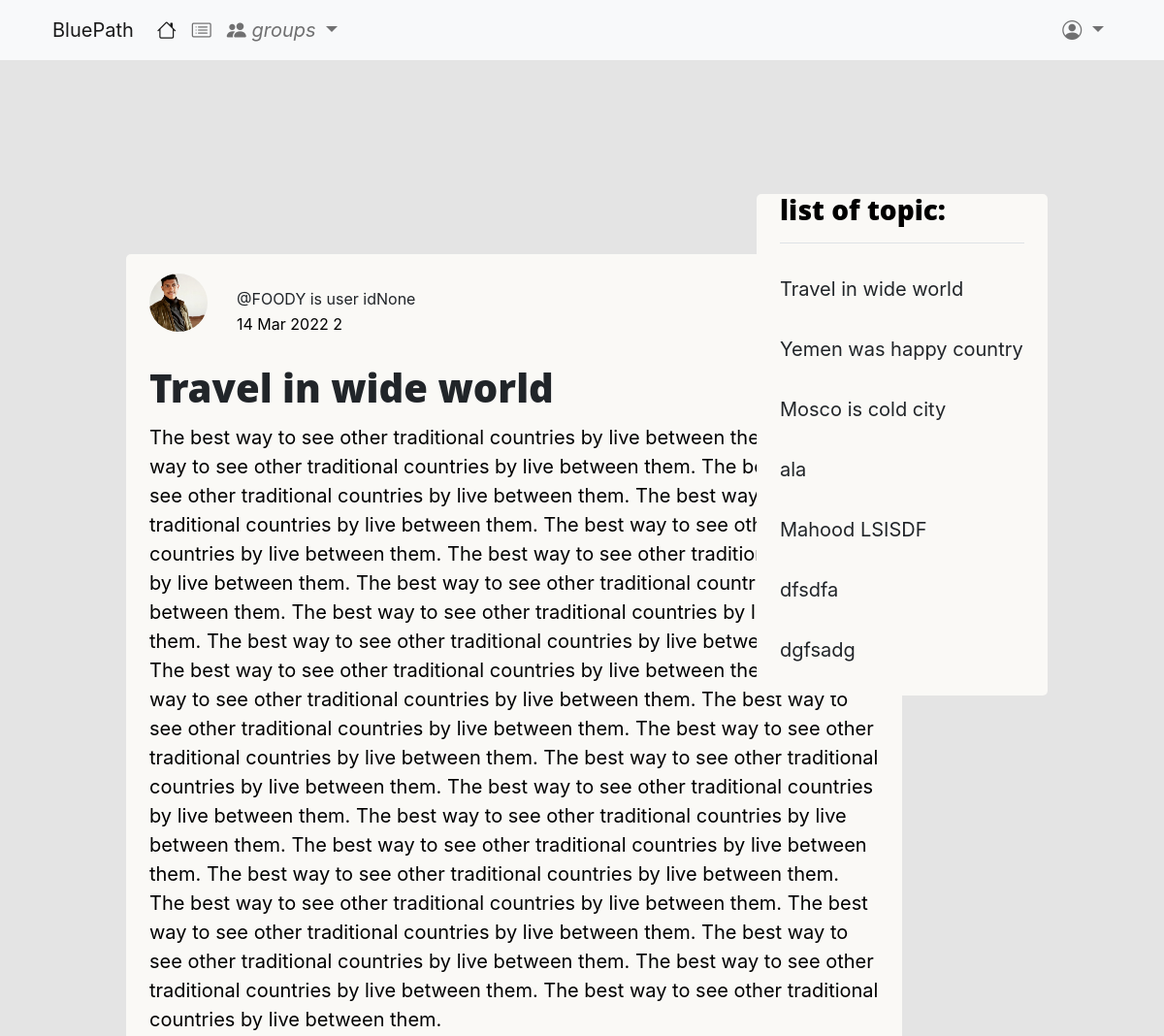
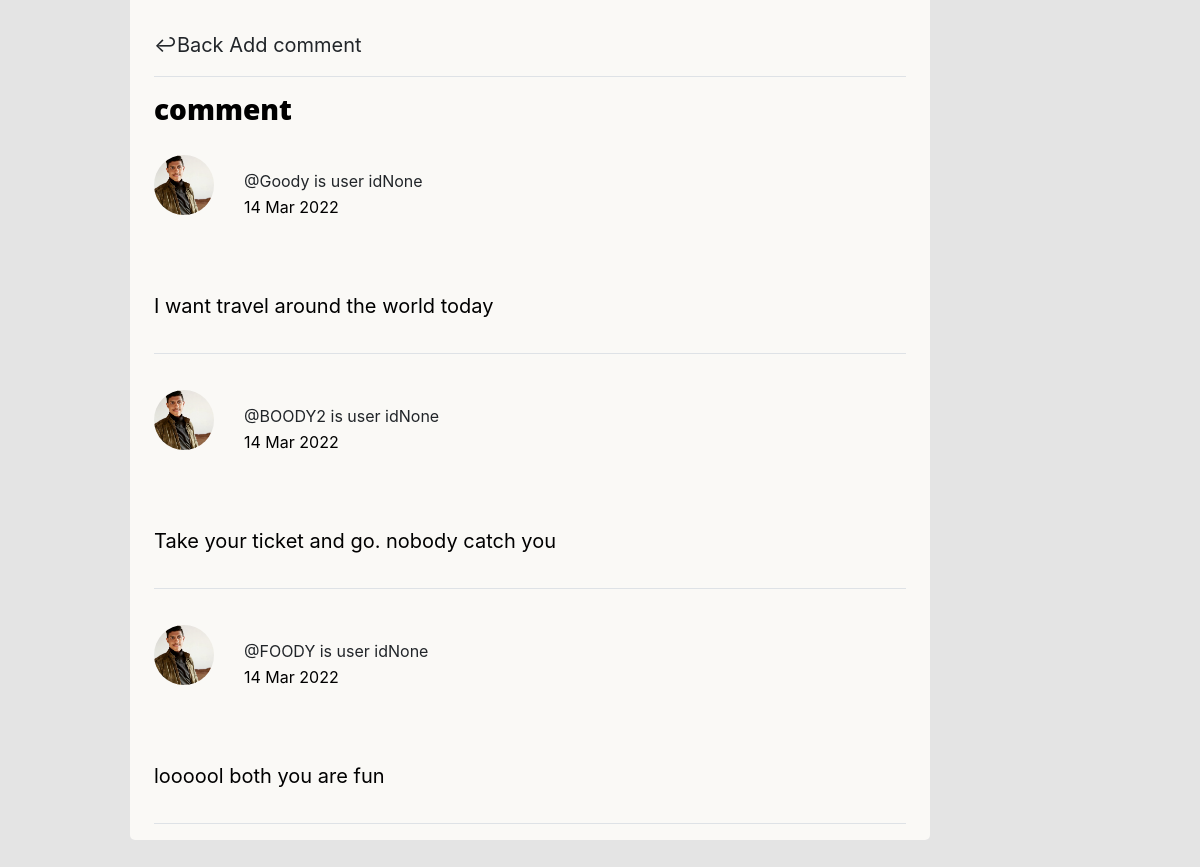
Page /posts/personalpost/detail/14/ on the committed database (2 pictures, top to bottom).
### posts/models.py (models this page shows, shortened)
class PersonalPost(models.Model):
    author = models.ForeignKey(User, related_name='personalposts', on_delete=models.CASCADE)
    title = models.CharField(max_length=200)
    text = models.TextField()
    create_date = models.DateTimeField(default=timezone.now)
    class Meta():
        ordering = ['-create_date']

### comments/models.py (models this page shows, shortened)
class Comment(models.Model):
    post = models.ForeignKey(PersonalPost, related_name='comments', on_delete=models.CASCADE)
    comment_author = models.ForeignKey(User, related_name='comments', on_delete=models.CASCADE)
    comment = models.TextField()
    create_date = models.DateTimeField(default=timezone.now)

### posts/views.py (the view)
# urls.py: path('personalpost/detail/<int:pk>/', views.PersonalPostDetail.as_view(), name='post_detail'),
class PersonalPostDetail(generic.DetailView):
    model=models.PersonalPost
    def get_context_data(self, *args, **kwargs):
        context = super().get_context_data(*args, **kwargs)
        context['personalpost_list']= models.PersonalPost.objects.all()
        return context

### posts/templates/posts/personalpost_detail.html (shortened to what this page needs)
{% extends 'posts/post_base.html' %}
{% load bootstrap5 %}
{%load static %}
{% block body_blcok %}
<div class="container container-listdetail">
    <img class="user-image" src="{% static 'simplesocial/image/20200102_022607.jpg'%}" alt="">
    <a class="a-listdetail" href="">@{{personalpost.author}} is user id{{user.id}}</a>
    <p class="p-listdetail">{{personalpost.create_date|date:'d M Y'}} {{personalpost.author.id}}</p>
    <h1 class="topic-header"><a href="{% url 'posts:post_detail' pk=personalpost.pk %}">{{personalpost.title}}</a></h1>
    <p>{{personalpost.text}}</p>
    {% if user.is_authenticated and user.id == personalpost.author.id %}
    <a href="{%url 'posts:deletepost' pk=personalpost.pk %}">Delete</a>
    <h1>{{personalpost.pk}}</h1>
    <a href="{% url 'comments:addcomment' pk=personalpost.pk %}">Add comment</a>
    <hr>
    {% else %}
        <a href="{%url 'posts:personalpost' %}"> <span> ↩Back </span></a>
        <a href="{% url 'comments:addcomment' pk=personalpost.pk %}">Add comment</a>
        <hr>
    {% endif %}
    <h3>comment</h3>
    {% for comment1 in personalpost.comments.all %}
        <img class="user-image" src="{% static 'simplesocial/image/20200102_022607.jpg'%}" alt="">
        <a class="a-listdetail" href="">@{{comment1.comment_author}} is user id{{user.id}}</a>
        <p class="p-listdetail">{{comment1.create_date|date:'d M Y'}} </p>
        <br>
        <p>{{comment1.comment}}</p>
        <hr>
    {% endfor %}
</div>
<div class="container container-relatedlist">
    <h3>list  of topic:</h3>
    <hr>
    {% for post in personalpost_list %}
    <p><a href="{% url 'posts:post_detail' pk=post.pk %}">{{post.title}}</a></p>
    {% endfor %}
</div>
{% endblock %}

### static/simplesocial/css/myedit.css (style rules this page uses)
.container-listdetail { color: black; background-color:#FAF9F6; height: auto; width: 800px; position: relative; left: 130px; margin: 200px 0 100px 0; text-align:start; display: inline-block; border-radius: 5px; }
.container-relatedlist { color: black; background-color:#FAF9F6; position: absolute; right: 120px; margin: 0; border-radius: 5px; height: auto; width: 300px; top: 200px; }
.user-image { margin: 20px 0; border-radius: 50%; width: 60px; height: 60px; float: left; margin-right: 30px; display: block; }
.a-listdetail { position: relative; font-size: 1rem; top: 30px; margin-top: 30px; }
.p-listdetail { position: relative; top: 30px; font-size: 1rem; margin-top: 0; margin-bottom: 40px; display: block; }
.topic-header { position: relative; right: 90px; top: 20px; display: inline; }

### rows in the picture
PersonalPost: author "FOODY", create_date "14 Mar 2022", author.id "2", title "Travel in wide world", text "The best way to see other traditional countries by live between them. The best way to see other traditional countries by live between them. The best way to see other traditional countries by live between them. The best way to see other traditional countries by live between them. The best way to see other traditional countries by live between them. The best way to see other traditional countries by live between them. The best way to see other traditional countries by live between them. The best way to see other traditional countries by live between them. The best way to see other traditional countries by live between them. The best way to see other traditional countries by live between them.…"
Comment: comment_author "Goody", id "None", create_date "14 Mar 2022", comment "I want travel around the world today"
Comment: comment_author "BOODY2", id "None", create_date "14 Mar 2022", comment "Take your ticket and go. nobody catch you"
Comment: comment_author "FOODY", id "None", create_date "14 Mar 2022", comment "loooool both you are fun"
PersonalPost: title "Yemen was happy country"
PersonalPost: title "Mosco is cold city"
PersonalPost: title "ala"
PersonalPost: title "Mahood LSISDF"
PersonalPost: title "dfsdfa"
PersonalPost: title "dgfsadg"

### other values in the picture
{{ user.id }} "None"
